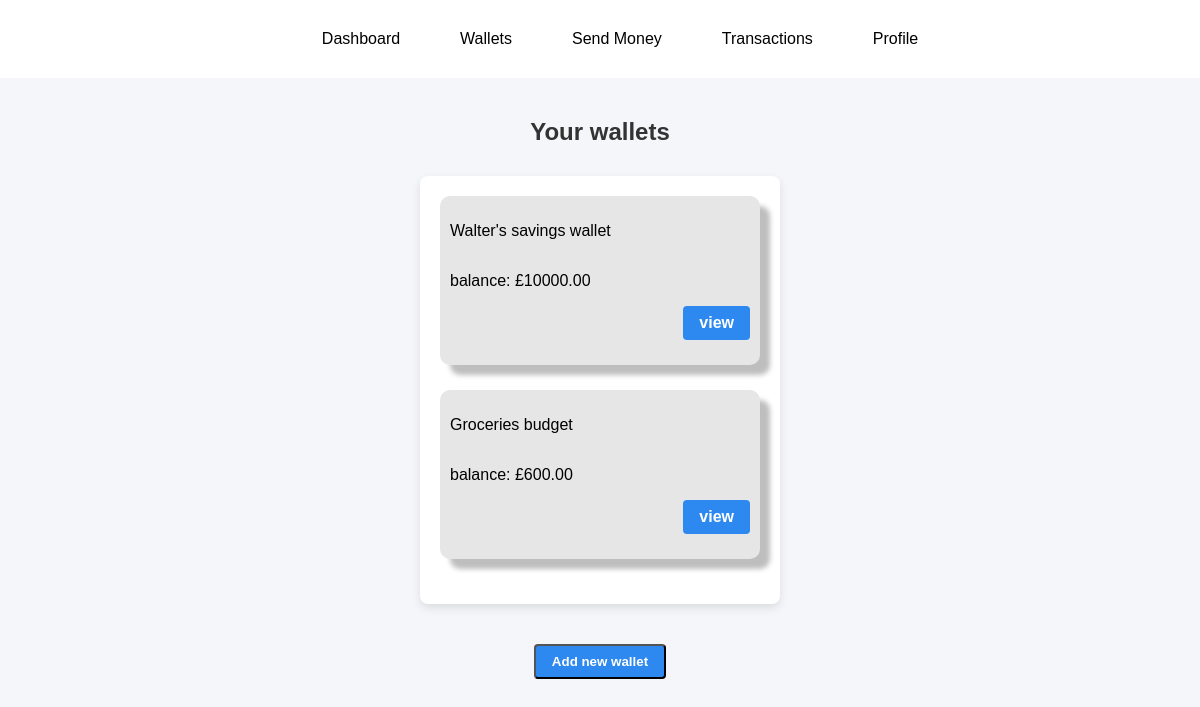
/wallet/walletslist.php (signed in), run on the app's committed database.
### tables this page shows
CREATE TABLE IF NOT EXISTS `accounts` (
  `account_id` varchar(36) NOT NULL,
  `account_name` varchar(36) NOT NULL,
  `owner_id` varchar(256) NOT NULL,
  `balance` decimal(10,2) NOT NULL DEFAULT '0.00',
  `currency` varchar(6) NOT NULL,
  `status` varchar(20) NOT NULL DEFAULT 'active',
  `is_default` tinyint(1) NOT NULL DEFAULT '0',
  `created_at` datetime NOT NULL DEFAULT CURRENT_TIMESTAMP,
  `updated_at` datetime NOT NULL DEFAULT CURRENT_TIMESTAMP,
  PRIMARY KEY (`account_id`),
  UNIQUE KEY `id` (`account_id`),
  KEY `fk_accounts_owner` (`owner_id`(250)),
  KEY `fk_owner_id` (`owner_id`(250))
);

### wallet/walletslist.php (the view, shortened to what this page needs)
<?php
require_once "../includes/init.php";
$sql = "SELECT owner_id,account_name,balance,account_id from accounts where owner_id = :owner_id";
$stmt = $pdo->prepare($sql);
$stmt->execute([':owner_id' => $_SESSION['user_id']]);
$rows = $stmt->fetchAll(PDO::FETCH_ASSOC);
?>
<section>
    <h1>Your wallets</h1>
    <div class="wallets-list">
        <?php
        foreach ($rows as $row) {
            echo '<section class="user-accounts">';
            echo '<p>' . $row['account_name'] . '</p>';
            echo '<p>balance: £' . $row['balance'] . '</p>';
            echo '<div class="open-acc-btn">';
            echo '<a href="walletoptions.php?account=' . $row['account_id'] . '" class="buttons">view</a>';
            echo '</div>';
            echo '</section>';
        }
        ?>
    </div>
</section>
<div id="new-wallet-btn"><button id="open-modal" class="buttons" onclick="openModal()">Add new wallet</button></div>
</body>
</html>

### css/style.css (style rules this page uses)
body { font-family: Arial, sans-serif; background-color: #f4f6f9; margin: 0; padding: 0; }
h1 { text-align: center; margin-top: 40px; color: #333; }
#new-wallet-btn { display: flex; align-items: center; justify-content: center; }
.wallets-list { overflow: auto; width: 320px; margin: 30px auto; max-height: 500px; padding: 20px; background: white; border-radius: 8px; box-shadow: 0 4px 10px rgba(0, 0, 0, 0.1); }
.user-options li, button { list-style-type: none; background-color: #e7f1ff; padding: 10px; margin: 10px; border-radius: 10px; text-decoration: none; }
.user-accounts { display: flex; flex-direction: column; padding: 10px; margin-bottom: 25px; background-color: #e6e6e6; box-shadow: 10px 10px 5px rgb(190, 190, 190); border-radius: 10px; }
.open-acc-btn { margin-top: auto; display: flex; justify-content: flex-end; margin-bottom: 5%; }
.buttons { background-color: #2d89ef; color: white; cursor: pointer; font-weight: bold; width: fit-content; padding: 8px 16px; border-radius: 4px; box-sizing: border-box; text-decoration: none; }

### data on the page
accounts: account_name "Walter's savings wallet", balance "10000.00"
accounts: account_name "Groceries budget", balance "600.00"
